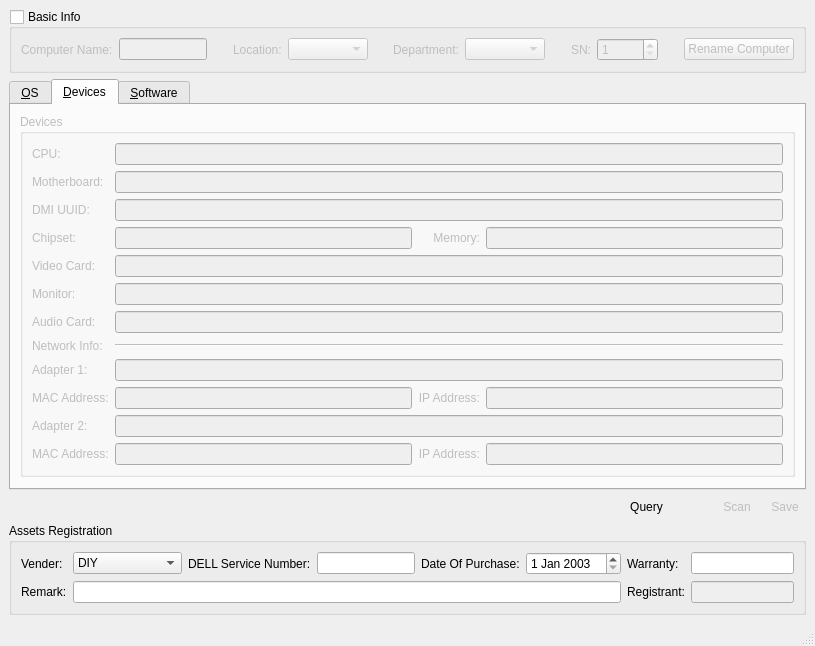
<?xml version="1.0" encoding="UTF-8"?>
<ui version="4.0">
 <class>SystemInfoMainWindowUI</class>
 <widget class="QMainWindow" name="SystemInfoMainWindowUI">
  <property name="geometry">
   <rect>
    <x>0</x>
    <y>0</y>
    <width>815</width>
    <height>601</height>
   </rect>
  </property>
  <property name="windowTitle">
   <string>System Info</string>
  </property>
  <widget class="QWidget" name="centralwidget">
   <layout class="QGridLayout" name="gridLayout_3">
    <item row="0" column="0">
     <widget class="QGroupBox" name="groupBoxBasicSettings_2">
      <property name="enabled">
       <bool>true</bool>
      </property>
      <property name="title">
       <string>Basic Info</string>
      </property>
      <property name="checkable">
       <bool>true</bool>
      </property>
      <property name="checked">
       <bool>false</bool>
      </property>
      <layout class="QHBoxLayout" name="horizontalLayout_3">
       <item>
        <widget class="QLabel" name="labelComputerName">
         <property name="text">
          <string>Computer Name:</string>
         </property>
        </widget>
       </item>
       <item>
        <widget class="QLineEdit" name="lineEditComputerName">
         <property name="readOnly">
          <bool>true</bool>
         </property>
        </widget>
       </item>
       <item>
        <spacer name="horizontalSpacer_10">
         <property name="orientation">
          <enum>Qt::Horizontal</enum>
         </property>
         <property name="sizeHint" stdset="0">
          <size>
           <width>40</width>
           <height>20</height>
          </size>
         </property>
        </spacer>
       </item>
       <item>
        <widget class="QLabel" name="labelLocation_2">
         <property name="text">
          <string>Location:</string>
         </property>
        </widget>
       </item>
       <item>
        <widget class="QComboBox" name="comboBoxLocation">
         <property name="minimumSize">
          <size>
           <width>80</width>
           <height>0</height>
          </size>
         </property>
        </widget>
       </item>
       <item>
        <spacer name="horizontalSpacer_7">
         <property name="orientation">
          <enum>Qt::Horizontal</enum>
         </property>
         <property name="sizeHint" stdset="0">
          <size>
           <width>40</width>
           <height>20</height>
          </size>
         </property>
        </spacer>
       </item>
       <item>
        <widget class="QLabel" name="labelDepartment_2">
         <property name="text">
          <string>Department:</string>
         </property>
        </widget>
       </item>
       <item>
        <widget class="QComboBox" name="comboBoxDepartment">
         <property name="sizePolicy">
          <sizepolicy hsizetype="Preferred" vsizetype="Fixed">
           <horstretch>0</horstretch>
           <verstretch>0</verstretch>
          </sizepolicy>
         </property>
         <property name="minimumSize">
          <size>
           <width>80</width>
           <height>0</height>
          </size>
         </property>
         <property name="toolTip">
          <string>Department</string>
         </property>
         <property name="statusTip">
          <string/>
         </property>
         <property name="whatsThis">
          <string>Department</string>
         </property>
        </widget>
       </item>
       <item>
        <spacer name="horizontalSpacer_8">
         <property name="orientation">
          <enum>Qt::Horizontal</enum>
         </property>
         <property name="sizeHint" stdset="0">
          <size>
           <width>40</width>
           <height>20</height>
          </size>
         </property>
        </spacer>
       </item>
       <item>
        <widget class="QLabel" name="labelSN_2">
         <property name="text">
          <string>SN:</string>
         </property>
        </widget>
       </item>
       <item>
        <widget class="QSpinBox" name="spinBoxSN">
         <property name="sizePolicy">
          <sizepolicy hsizetype="Minimum" vsizetype="Fixed">
           <horstretch>0</horstretch>
           <verstretch>0</verstretch>
          </sizepolicy>
         </property>
         <property name="minimum">
          <number>1</number>
         </property>
         <property name="maximum">
          <number>99999</number>
         </property>
        </widget>
       </item>
       <item>
        <spacer name="horizontalSpacer_9">
         <property name="orientation">
          <enum>Qt::Horizontal</enum>
         </property>
         <property name="sizeHint" stdset="0">
          <size>
           <width>40</width>
           <height>20</height>
          </size>
         </property>
        </spacer>
       </item>
       <item>
        <widget class="QPushButton" name="pushButtonRenameComputer">
         <property name="enabled">
          <bool>false</bool>
         </property>
         <property name="text">
          <string>Rename Computer</string>
         </property>
        </widget>
       </item>
      </layout>
     </widget>
    </item>
    <item row="1" column="0">
     <widget class="QTabWidget" name="tabWidgetSystemInfo">
      <property name="tabPosition">
       <enum>QTabWidget::North</enum>
      </property>
      <property name="tabShape">
       <enum>QTabWidget::Rounded</enum>
      </property>
      <property name="currentIndex">
       <number>1</number>
      </property>
      <widget class="QWidget" name="tabOS">
       <attribute name="title">
        <string>&amp;OS</string>
       </attribute>
       <layout class="QGridLayout" name="gridLayout_2">
        <item row="0" column="0">
         <widget class="QGroupBox" name="osGroupBox">
          <property name="enabled">
           <bool>false</bool>
          </property>
          <property name="sizePolicy">
           <sizepolicy hsizetype="Expanding" vsizetype="Preferred">
            <horstretch>0</horstretch>
            <verstretch>0</verstretch>
           </sizepolicy>
          </property>
          <property name="title">
           <string>OS</string>
          </property>
          <layout class="QGridLayout" name="gridLayout_7">
           <property name="sizeConstraint">
            <enum>QLayout::SetDefaultConstraint</enum>
           </property>
           <item row="0" column="0">
            <widget class="QLabel" name="label_2">
             <property name="text">
              <string>OS Version:</string>
             </property>
            </widget>
           </item>
           <item row="0" column="1">
            <widget class="QLineEdit" name="osVersionLineEdit">
             <property name="readOnly">
              <bool>true</bool>
             </property>
            </widget>
           </item>
           <item row="1" column="0">
            <widget class="QLabel" name="label_6">
             <property name="text">
              <string>Copmuter Name:</string>
             </property>
            </widget>
           </item>
           <item row="1" column="1">
            <widget class="QLineEdit" name="computerNameLineEdit">
             <property name="readOnly">
              <bool>true</bool>
             </property>
            </widget>
           </item>
           <item row="1" column="2">
            <widget class="QLabel" name="workgroupLabel">
             <property name="text">
              <string>Workgroup/Domain:</string>
             </property>
             <property name="alignment">
              <set>Qt::AlignRight|Qt::AlignTrailing|Qt::AlignVCenter</set>
             </property>
            </widget>
           </item>
           <item row="0" column="2">
            <widget class="QLabel" name="installDatelabel">
             <property name="text">
              <string>Installation Date:</string>
             </property>
             <property name="alignment">
              <set>Qt::AlignRight|Qt::AlignTrailing|Qt::AlignVCenter</set>
             </property>
            </widget>
           </item>
           <item row="0" column="3">
            <widget class="QLineEdit" name="installationDateLineEdit">
             <property name="readOnly">
              <bool>true</bool>
             </property>
            </widget>
           </item>
           <item row="1" column="3">
            <widget class="QLineEdit" name="workgroupLineEdit">
             <property name="readOnly">
              <bool>true</bool>
             </property>
            </widget>
           </item>
           <item row="3" column="0">
            <widget class="QLabel" name="labelSystemUsers">
             <property name="text">
              <string>System Users:</string>
             </property>
            </widget>
           </item>
           <item row="3" column="1" colspan="3">
            <widget class="QComboBox" name="comboBoxSystemUsers"/>
           </item>
           <item row="2" column="1" colspan="3">
            <widget class="QComboBox" name="logicalDrivesComboBox">
             <property name="sizePolicy">
              <sizepolicy hsizetype="Expanding" vsizetype="Fixed">
               <horstretch>0</horstretch>
               <verstretch>0</verstretch>
              </sizepolicy>
             </property>
            </widget>
           </item>
           <item row="2" column="0">
            <widget class="QLabel" name="logicalDrivesLabel">
             <property name="text">
              <string>Disk Drives:</string>
             </property>
            </widget>
           </item>
          </layout>
         </widget>
        </item>
        <item row="1" column="0">
         <spacer name="verticalSpacer">
          <property name="orientation">
           <enum>Qt::Vertical</enum>
          </property>
          <property name="sizeHint" stdset="0">
           <size>
            <width>20</width>
            <height>40</height>
           </size>
          </property>
         </spacer>
        </item>
       </layout>
      </widget>
      <widget class="QWidget" name="tabDevices">
       <attribute name="title">
        <string>&amp;Devices</string>
       </attribute>
       <layout class="QVBoxLayout" name="verticalLayout_2">
        <item>
         <widget class="QGroupBox" name="devicesInfoGroupBox">
          <property name="enabled">
           <bool>false</bool>
          </property>
          <property name="sizePolicy">
           <sizepolicy hsizetype="Expanding" vsizetype="Preferred">
            <horstretch>0</horstretch>
            <verstretch>0</verstretch>
           </sizepolicy>
          </property>
          <property name="minimumSize">
           <size>
            <width>0</width>
            <height>0</height>
           </size>
          </property>
          <property name="title">
           <string>Devices</string>
          </property>
          <layout class="QGridLayout" name="gridLayout_13" rowstretch="0,0,0,0,0,0,0,0,0,0,0,0,0" columnstretch="0,0,0,0">
           <property name="sizeConstraint">
            <enum>QLayout::SetDefaultConstraint</enum>
           </property>
           <item row="1" column="1" colspan="3">
            <widget class="QLineEdit" name="motherboardLineEdit">
             <property name="readOnly">
              <bool>true</bool>
             </property>
            </widget>
           </item>
           <item row="5" column="0">
            <widget class="QLabel" name="videoCardLabel">
             <property name="text">
              <string>Video Card:</string>
             </property>
            </widget>
           </item>
           <item row="5" column="1" colspan="3">
            <widget class="QLineEdit" name="videoCardLineEdit">
             <property name="readOnly">
              <bool>true</bool>
             </property>
            </widget>
           </item>
           <item row="9" column="1" colspan="3">
            <widget class="QLineEdit" name="adapter1NameLineEdit">
             <property name="readOnly">
              <bool>true</bool>
             </property>
            </widget>
           </item>
           <item row="10" column="0">
            <widget class="QLabel" name="macAddresslabel_3">
             <property name="text">
              <string>MAC Address:</string>
             </property>
            </widget>
           </item>
           <item row="10" column="1">
            <widget class="QLineEdit" name="adapter1HDAddressLineEdit">
             <property name="readOnly">
              <bool>true</bool>
             </property>
            </widget>
           </item>
           <item row="8" column="1" colspan="3">
            <widget class="Line" name="line_5">
             <property name="orientation">
              <enum>Qt::Horizontal</enum>
             </property>
            </widget>
           </item>
           <item row="0" column="0">
            <widget class="QLabel" name="cpuInfoLabel">
             <property name="text">
              <string>CPU:</string>
             </property>
            </widget>
           </item>
           <item row="0" column="1" colspan="3">
            <widget class="QLineEdit" name="cpuLineEdit">
             <property name="readOnly">
              <bool>true</bool>
             </property>
            </widget>
           </item>
           <item row="10" column="2">
            <widget class="QLabel" name="ipAddresslabel_3">
             <property name="text">
              <string>IP Address:</string>
             </property>
             <property name="alignment">
              <set>Qt::AlignRight|Qt::AlignTrailing|Qt::AlignVCenter</set>
             </property>
            </widget>
           </item>
           <item row="10" column="3">
            <widget class="QLineEdit" name="adapter1IPAddressLineEdit">
             <property name="minimumSize">
              <size>
               <width>210</width>
               <height>0</height>
              </size>
             </property>
             <property name="readOnly">
              <bool>true</bool>
             </property>
            </widget>
           </item>
           <item row="11" column="1" colspan="3">
            <widget class="QLineEdit" name="adapter2NameLineEdit">
             <property name="readOnly">
              <bool>true</bool>
             </property>
            </widget>
           </item>
           <item row="12" column="0">
            <widget class="QLabel" name="macAddresslabel_4">
             <property name="text">
              <string>MAC Address:</string>
             </property>
            </widget>
           </item>
           <item row="12" column="1">
            <widget class="QLineEdit" name="adapter2HDAddressLineEdit">
             <property name="readOnly">
              <bool>true</bool>
             </property>
            </widget>
           </item>
           <item row="12" column="2">
            <widget class="QLabel" name="ipAddresslabel_4">
             <property name="text">
              <string>IP Address:</string>
             </property>
             <property name="alignment">
              <set>Qt::AlignRight|Qt::AlignTrailing|Qt::AlignVCenter</set>
             </property>
            </widget>
           </item>
           <item row="12" column="3">
            <widget class="QLineEdit" name="adapter2IPAddressLineEdit">
             <property name="readOnly">
              <bool>true</bool>
             </property>
            </widget>
           </item>
           <item row="9" column="0">
            <widget class="QLabel" name="adapter1Label">
             <property name="text">
              <string>Adapter 1:</string>
             </property>
            </widget>
           </item>
           <item row="11" column="0">
            <widget class="QLabel" name="networkAdapter2Label">
             <property name="text">
              <string>Adapter 2:</string>
             </property>
            </widget>
           </item>
           <item row="8" column="0">
            <widget class="QLabel" name="networkLabel">
             <property name="text">
              <string>Network Info:</string>
             </property>
            </widget>
           </item>
           <item row="1" column="0">
            <widget class="QLabel" name="motherboardLabel">
             <property name="text">
              <string>Motherboard:</string>
             </property>
            </widget>
           </item>
           <item row="3" column="0">
            <widget class="QLabel" name="chipsetLabel">
             <property name="text">
              <string>Chipset:</string>
             </property>
            </widget>
           </item>
           <item row="3" column="1">
            <widget class="QLineEdit" name="chipsetLineEdit">
             <property name="readOnly">
              <bool>true</bool>
             </property>
            </widget>
           </item>
           <item row="3" column="2">
            <widget class="QLabel" name="memoryInfoLabel">
             <property name="text">
              <string>Memory:</string>
             </property>
             <property name="alignment">
              <set>Qt::AlignRight|Qt::AlignTrailing|Qt::AlignVCenter</set>
             </property>
            </widget>
           </item>
           <item row="3" column="3">
            <widget class="QLineEdit" name="memoryLineEdit">
             <property name="readOnly">
              <bool>true</bool>
             </property>
            </widget>
           </item>
           <item row="7" column="0">
            <widget class="QLabel" name="audioCardLabel">
             <property name="text">
              <string>Audio Card:</string>
             </property>
            </widget>
           </item>
           <item row="7" column="1" colspan="3">
            <widget class="QLineEdit" name="audioLineEdit">
             <property name="readOnly">
              <bool>true</bool>
             </property>
            </widget>
           </item>
           <item row="6" column="0">
            <widget class="QLabel" name="monitorLabel">
             <property name="text">
              <string>Monitor:</string>
             </property>
            </widget>
           </item>
           <item row="6" column="1" colspan="3">
            <widget class="QLineEdit" name="monitorLineEdit"/>
           </item>
           <item row="2" column="0">
            <widget class="QLabel" name="dmiUUIDLabel">
             <property name="text">
              <string>DMI UUID:</string>
             </property>
            </widget>
           </item>
           <item row="2" column="1" colspan="3">
            <widget class="QLineEdit" name="dmiUUIDLineEdit">
             <property name="readOnly">
              <bool>true</bool>
             </property>
            </widget>
           </item>
          </layout>
         </widget>
        </item>
        <item>
         <spacer name="verticalSpacer_3">
          <property name="orientation">
           <enum>Qt::Vertical</enum>
          </property>
          <property name="sizeHint" stdset="0">
           <size>
            <width>20</width>
            <height>40</height>
           </size>
          </property>
         </spacer>
        </item>
       </layout>
      </widget>
      <widget class="QWidget" name="tabSoftware">
       <attribute name="title">
        <string>&amp;Software</string>
       </attribute>
       <layout class="QVBoxLayout" name="verticalLayout_3">
        <item>
         <widget class="QTableWidget" name="tableWidgetSoftware">
          <property name="selectionMode">
           <enum>QAbstractItemView::SingleSelection</enum>
          </property>
          <property name="selectionBehavior">
           <enum>QAbstractItemView::SelectRows</enum>
          </property>
          <attribute name="horizontalHeaderVisible">
           <bool>false</bool>
          </attribute>
          <attribute name="horizontalHeaderStretchLastSection">
           <bool>true</bool>
          </attribute>
          <column>
           <property name="text">
            <string>Name</string>
           </property>
          </column>
          <column>
           <property name="text">
            <string>Version</string>
           </property>
          </column>
          <column>
           <property name="text">
            <string>Size</string>
           </property>
          </column>
          <column>
           <property name="text">
            <string>Date</string>
           </property>
          </column>
          <column>
           <property name="text">
            <string>Publisher</string>
           </property>
          </column>
         </widget>
        </item>
       </layout>
      </widget>
     </widget>
    </item>
    <item row="2" column="0">
     <layout class="QHBoxLayout" name="horizontalLayout_2">
      <item>
       <widget class="QLabel" name="labelReportCreationTime">
        <property name="sizePolicy">
         <sizepolicy hsizetype="Expanding" vsizetype="Preferred">
          <horstretch>0</horstretch>
          <verstretch>0</verstretch>
         </sizepolicy>
        </property>
       </widget>
      </item>
      <item>
       <spacer name="horizontalSpacer">
        <property name="orientation">
         <enum>Qt::Horizontal</enum>
        </property>
        <property name="sizeHint" stdset="0">
         <size>
          <width>40</width>
          <height>20</height>
         </size>
        </property>
       </spacer>
      </item>
      <item>
       <widget class="QToolButton" name="toolButtonQuerySystemInfo">
        <property name="text">
         <string>Query</string>
        </property>
        <property name="icon">
         <iconset resource="systeminfo.qrc">
          <normaloff>:/resources/images/querydatabase.png</normaloff>:/resources/images/querydatabase.png</iconset>
        </property>
        <property name="shortcut">
         <string>Ctrl+Return</string>
        </property>
        <property name="autoRaise">
         <bool>true</bool>
        </property>
       </widget>
      </item>
      <item>
       <spacer name="horizontalSpacer_2">
        <property name="orientation">
         <enum>Qt::Horizontal</enum>
        </property>
        <property name="sizeType">
         <enum>QSizePolicy::Preferred</enum>
        </property>
        <property name="sizeHint" stdset="0">
         <size>
          <width>40</width>
          <height>20</height>
         </size>
        </property>
       </spacer>
      </item>
      <item>
       <widget class="QToolButton" name="toolButtonScan">
        <property name="enabled">
         <bool>false</bool>
        </property>
        <property name="toolTip">
         <string>Get System Information</string>
        </property>
        <property name="statusTip">
         <string>Get System Information</string>
        </property>
        <property name="text">
         <string>Scan</string>
        </property>
        <property name="icon">
         <iconset resource="systeminfo.qrc">
          <normaloff>:/resources/images/scansystem.png</normaloff>:/resources/images/scansystem.png</iconset>
        </property>
        <property name="shortcut">
         <string>F5</string>
        </property>
        <property name="autoRaise">
         <bool>true</bool>
        </property>
       </widget>
      </item>
      <item>
       <widget class="QToolButton" name="toolButtonUpload">
        <property name="enabled">
         <bool>false</bool>
        </property>
        <property name="toolTip">
         <string>Save System Information</string>
        </property>
        <property name="statusTip">
         <string>Save System Information</string>
        </property>
        <property name="text">
         <string>Save</string>
        </property>
        <property name="icon">
         <iconset resource="systeminfo.qrc">
          <normaloff>:/resources/images/uploadtodatabase.png</normaloff>:/resources/images/uploadtodatabase.png</iconset>
        </property>
        <property name="shortcut">
         <string>Ctrl+S</string>
        </property>
        <property name="autoRaise">
         <bool>true</bool>
        </property>
       </widget>
      </item>
     </layout>
    </item>
    <item row="3" column="0">
     <widget class="QGroupBox" name="groupBox_2">
      <property name="title">
       <string>Assets Registration </string>
      </property>
      <layout class="QGridLayout" name="gridLayout">
       <item row="1" column="7">
        <widget class="QLabel" name="label_5">
         <property name="text">
          <string>Registrant:</string>
         </property>
        </widget>
       </item>
       <item row="1" column="0">
        <widget class="QLabel" name="labelRemark">
         <property name="text">
          <string>Remark:</string>
         </property>
        </widget>
       </item>
       <item row="1" column="8">
        <widget class="QLineEdit" name="lineEditRegistrant">
         <property name="enabled">
          <bool>false</bool>
         </property>
         <property name="readOnly">
          <bool>true</bool>
         </property>
        </widget>
       </item>
       <item row="0" column="2">
        <widget class="QLabel" name="label">
         <property name="text">
          <string>DELL Service Number:</string>
         </property>
        </widget>
       </item>
       <item row="0" column="3" colspan="2">
        <widget class="QLineEdit" name="lineEditDellServiceNumber"/>
       </item>
       <item row="0" column="8">
        <widget class="QLineEdit" name="lineEditWarranty"/>
       </item>
       <item row="0" column="7">
        <widget class="QLabel" name="label_4">
         <property name="text">
          <string>Warranty:</string>
         </property>
        </widget>
       </item>
       <item row="0" column="0">
        <widget class="QLabel" name="label_3">
         <property name="text">
          <string>Vender:</string>
         </property>
        </widget>
       </item>
       <item row="0" column="5">
        <widget class="QLabel" name="label_7">
         <property name="text">
          <string>Date Of Purchase:</string>
         </property>
        </widget>
       </item>
       <item row="0" column="6">
        <widget class="QDateEdit" name="dateEditDateOfPurchase">
         <property name="maximumDateTime">
          <datetime>
           <hour>23</hour>
           <minute>59</minute>
           <second>59</second>
           <year>2015</year>
           <month>12</month>
           <day>31</day>
          </datetime>
         </property>
         <property name="minimumDateTime">
          <datetime>
           <hour>0</hour>
           <minute>0</minute>
           <second>0</second>
           <year>2003</year>
           <month>1</month>
           <day>1</day>
          </datetime>
         </property>
        </widget>
       </item>
       <item row="1" column="1" colspan="6">
        <widget class="QLineEdit" name="lineEditRemark"/>
       </item>
       <item row="0" column="1">
        <widget class="QComboBox" name="comboBoxVender">
         <item>
          <property name="text">
           <string notr="true">DIY</string>
          </property>
         </item>
         <item>
          <property name="text">
           <string notr="true">DELL Desktop</string>
          </property>
         </item>
         <item>
          <property name="text">
           <string notr="true">DELL Laptop</string>
          </property>
         </item>
         <item>
          <property name="text">
           <string notr="true">Other</string>
          </property>
         </item>
        </widget>
       </item>
      </layout>
     </widget>
    </item>
   </layout>
  </widget>
  <widget class="QStatusBar" name="statusbar"/>
 </widget>
 <resources>
  <include location="systeminfo.qrc"/>
 </resources>
 <connections/>
</ui>
